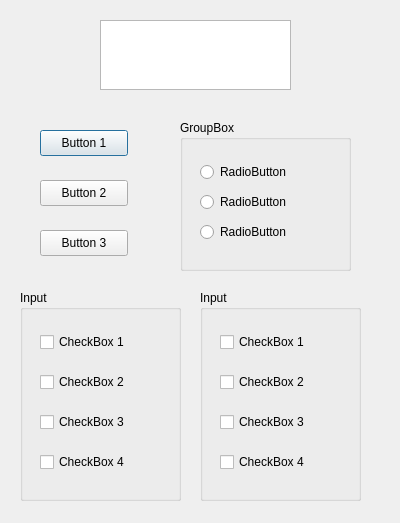
<?xml version="1.0" encoding="UTF-8"?>
<ui version="4.0">
 <class>Dialog</class>
 <widget class="QDialog" name="Dialog">
  <property name="geometry">
   <rect>
    <x>0</x>
    <y>0</y>
    <width>400</width>
    <height>523</height>
   </rect>
  </property>
  <property name="windowTitle">
   <string>Dialog</string>
  </property>
  <widget class="QTextEdit" name="textEdit">
   <property name="geometry">
    <rect>
     <x>100</x>
     <y>20</y>
     <width>191</width>
     <height>70</height>
    </rect>
   </property>
   <property name="html">
    <string>&lt;!DOCTYPE HTML PUBLIC &quot;-//W3C//DTD HTML 4.0//EN&quot; &quot;http://www.w3.org/TR/REC-html40/strict.dtd&quot;&gt;
&lt;html&gt;&lt;head&gt;&lt;meta name=&quot;qrichtext&quot; content=&quot;1&quot; /&gt;&lt;meta charset=&quot;utf-8&quot; /&gt;&lt;style type=&quot;text/css&quot;&gt;
p, li { white-space: pre-wrap; }
hr { height: 1px; border-width: 0; }
li.unchecked::marker { content: &quot;\2610&quot;; }
li.checked::marker { content: &quot;\2612&quot;; }
&lt;/style&gt;&lt;/head&gt;&lt;body style=&quot; font-family:'Ubuntu Sans'; font-size:11pt; font-weight:400; font-style:normal;&quot;&gt;
&lt;p style=&quot;-qt-paragraph-type:empty; margin-top:0px; margin-bottom:0px; margin-left:0px; margin-right:0px; -qt-block-indent:0; text-indent:0px;&quot;&gt;&lt;br /&gt;&lt;/p&gt;&lt;/body&gt;&lt;/html&gt;</string>
   </property>
  </widget>
  <widget class="QPushButton" name="pushButton">
   <property name="geometry">
    <rect>
     <x>40</x>
     <y>130</y>
     <width>88</width>
     <height>26</height>
    </rect>
   </property>
   <property name="text">
    <string>Button 1</string>
   </property>
  </widget>
  <widget class="QPushButton" name="pushButton_2">
   <property name="geometry">
    <rect>
     <x>40</x>
     <y>180</y>
     <width>88</width>
     <height>26</height>
    </rect>
   </property>
   <property name="text">
    <string>Button 2</string>
   </property>
  </widget>
  <widget class="QGroupBox" name="groupBox">
   <property name="geometry">
    <rect>
     <x>180</x>
     <y>120</y>
     <width>171</width>
     <height>151</height>
    </rect>
   </property>
   <property name="title">
    <string>GroupBox</string>
   </property>
   <widget class="QRadioButton" name="radioButton">
    <property name="geometry">
     <rect>
      <x>20</x>
      <y>40</y>
      <width>111</width>
      <height>24</height>
     </rect>
    </property>
    <property name="text">
     <string>RadioButton</string>
    </property>
   </widget>
   <widget class="QRadioButton" name="radioButton_2">
    <property name="geometry">
     <rect>
      <x>20</x>
      <y>70</y>
      <width>111</width>
      <height>24</height>
     </rect>
    </property>
    <property name="text">
     <string>RadioButton</string>
    </property>
   </widget>
   <widget class="QRadioButton" name="radioButton_3">
    <property name="geometry">
     <rect>
      <x>20</x>
      <y>100</y>
      <width>111</width>
      <height>24</height>
     </rect>
    </property>
    <property name="text">
     <string>RadioButton</string>
    </property>
   </widget>
  </widget>
  <widget class="QPushButton" name="pushButton_3">
   <property name="geometry">
    <rect>
     <x>40</x>
     <y>230</y>
     <width>88</width>
     <height>26</height>
    </rect>
   </property>
   <property name="text">
    <string>Button 3</string>
   </property>
  </widget>
  <widget class="QGroupBox" name="groupBox_2">
   <property name="geometry">
    <rect>
     <x>20</x>
     <y>290</y>
     <width>161</width>
     <height>211</height>
    </rect>
   </property>
   <property name="title">
    <string>Input</string>
   </property>
   <widget class="QCheckBox" name="checkBox">
    <property name="geometry">
     <rect>
      <x>20</x>
      <y>40</y>
      <width>101</width>
      <height>24</height>
     </rect>
    </property>
    <property name="text">
     <string>CheckBox 1</string>
    </property>
   </widget>
   <widget class="QCheckBox" name="checkBox_2">
    <property name="geometry">
     <rect>
      <x>20</x>
      <y>80</y>
      <width>111</width>
      <height>24</height>
     </rect>
    </property>
    <property name="text">
     <string>CheckBox 2</string>
    </property>
   </widget>
   <widget class="QCheckBox" name="checkBox_3">
    <property name="geometry">
     <rect>
      <x>20</x>
      <y>120</y>
      <width>101</width>
      <height>24</height>
     </rect>
    </property>
    <property name="text">
     <string>CheckBox 3</string>
    </property>
   </widget>
   <widget class="QCheckBox" name="checkBox_4">
    <property name="geometry">
     <rect>
      <x>20</x>
      <y>160</y>
      <width>111</width>
      <height>24</height>
     </rect>
    </property>
    <property name="text">
     <string>CheckBox 4</string>
    </property>
   </widget>
  </widget>
  <widget class="QGroupBox" name="groupBox_3">
   <property name="geometry">
    <rect>
     <x>200</x>
     <y>290</y>
     <width>161</width>
     <height>211</height>
    </rect>
   </property>
   <property name="title">
    <string>Input</string>
   </property>
   <widget class="QCheckBox" name="checkBox_5">
    <property name="geometry">
     <rect>
      <x>20</x>
      <y>40</y>
      <width>101</width>
      <height>24</height>
     </rect>
    </property>
    <property name="text">
     <string>CheckBox 1</string>
    </property>
   </widget>
   <widget class="QCheckBox" name="checkBox_6">
    <property name="geometry">
     <rect>
      <x>20</x>
      <y>80</y>
      <width>111</width>
      <height>24</height>
     </rect>
    </property>
    <property name="text">
     <string>CheckBox 2</string>
    </property>
   </widget>
   <widget class="QCheckBox" name="checkBox_7">
    <property name="geometry">
     <rect>
      <x>20</x>
      <y>120</y>
      <width>101</width>
      <height>24</height>
     </rect>
    </property>
    <property name="text">
     <string>CheckBox 3</string>
    </property>
   </widget>
   <widget class="QCheckBox" name="checkBox_8">
    <property name="geometry">
     <rect>
      <x>20</x>
      <y>160</y>
      <width>111</width>
      <height>24</height>
     </rect>
    </property>
    <property name="text">
     <string>CheckBox 4</string>
    </property>
   </widget>
  </widget>
 </widget>
 <resources/>
 <connections/>
</ui>
